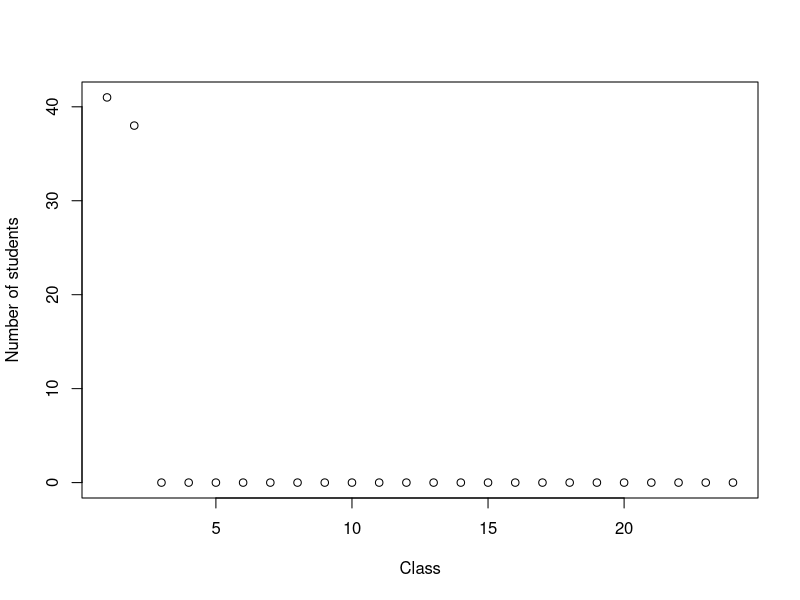

Here is the R script that generated this plot:
## ---- chunk 1
#load required packages
library(readxl)
library(tidyverse)
## ---- chunk 2
attend <- read_excel("TrackAttendance.xlsx")
attend <- cbind(1:nrow(attend),attend)
names(attend)[1]<-"student"
nclasses<-24
## ---- chunk 3
#sum columns, except the first
index.not.aulas<-c(1,2)
plot(1:nclasses,colSums(attend[,-index.not.aulas]),ylab="Number of students",xlab="Class")
## ---- chunk 4

## ---- chunk 5
attendtodate<-attend[,c(rep(TRUE,length(index.not.aulas)),colSums(attend[,-index.not.aulas])>0)]
attendtodatel<-gather(attendtodate,key=aula,value=present,aula1:tail(names(attendtodate),n=1))
glm1<-glm(present~aula+curso,data=attendtodatel,family=binomial)
summary(glm1)
